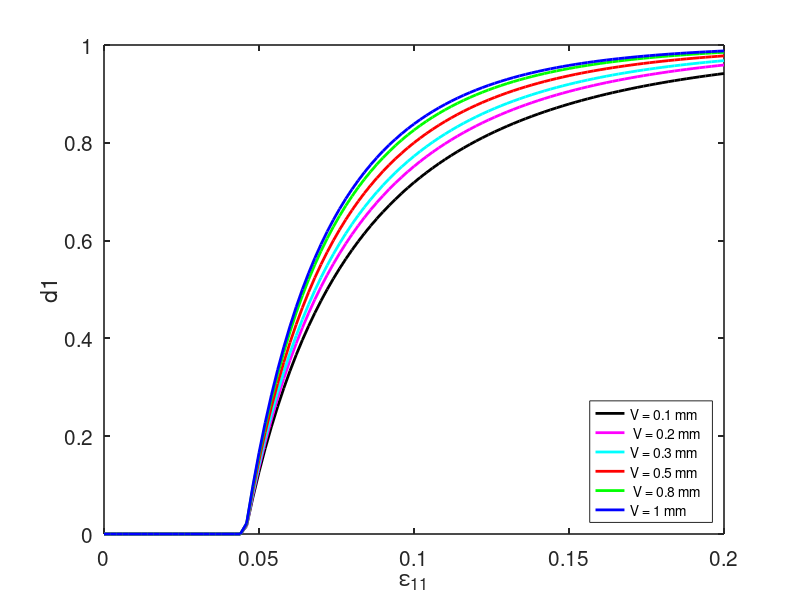

Reproduce this figure in MATLAB.
A=load('d1_0.1.txt');
d1_01= A(:,2);

B = load('d1_0.2.txt');
d1_02= B(:,2);

C=load('d1_0.3.txt');
d1_03 = C(:,2);

D= load('d1_0.5.txt');
d1_05= D(:,2);

E=load('d1_0.8.txt');
d1_08= E(:,2);

F= load('d1_1.txt');
d1_1 = F(:,2);
e11  = F(:,1);


figure(1,'position',[50,50,1300,950])
plot(e11,d1_01,'k-',"linewidth", 2) 

hold on
plot(e11,d1_02,'m-',"linewidth", 2) 

hold on
plot(e11,d1_03,'c-',"linewidth", 2) 

hold on
plot(e11,d1_05,'r-',"linewidth", 2) 

hold on
plot(e11,d1_08,'g-',"linewidth", 2) 

hold on
plot(e11,d1_1,'b-',"linewidth", 2) 
set(gca, "linewidth",1.2, "fontsize", 15)
legend('V = 0.1 mm',' V = 0.2 mm','V = 0.3 mm','V = 0.5 mm',' V = 0.8 mm','V = 1 mm','Location','SouthEast','fontsize',10)


xlabel('\epsilon_{11}')
ylabel('d1')




